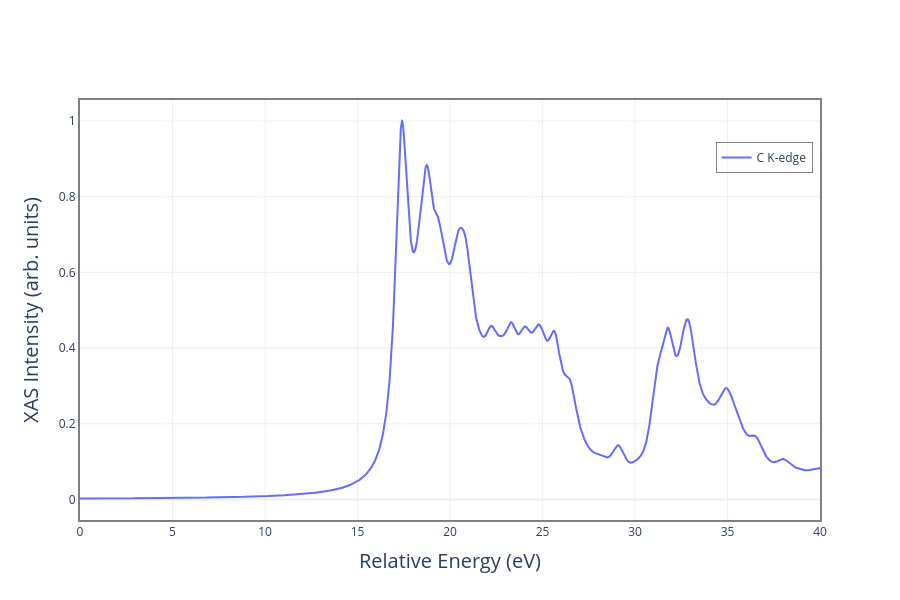

Notebook source saved alongside this figure:
### Code cell
from plotly import graph_objects as go
fig=go.Figure()
fig=results.plot_xas(fig=fig, name='C K-edge')
fig.update_xaxes(range=[0,40])
fig.show()

### Figure 1 — Plotly figure (JSON) as saved in the notebook; plotly's stock layout.template omitted (floating-point values rounded to 4 significant figures; data arrays with more than 128 entries replaced by an {"elided": "..."} marker saying what was removed)
{"data": [{"line": {"width": 2}, "mode": "lines", "name": "C K-edge", "type": "scatter", "x": {"elided": "10001 float values"}, "y": {"elided": "10001 float values"}}], "layout": {"font": {"size": 12}, "height": 600, "hovermode": "x unified", "legend": {"bgcolor": "rgba(255, 255, 255, 0.5)", "bordercolor": "grey", "borderwidth": 1, "x": 0.99, "xanchor": "right", "y": 0.9, "yanchor": "top"}, "showlegend": true, "width": 900, "xaxis": {"linecolor": "grey", "linewidth": 2, "mirror": true, "range": [0, 40], "showline": true, "title": {"font": {"size": 20}, "text": "Relative Energy (eV)"}}, "yaxis": {"linecolor": "grey", "linewidth": 2, "mirror": true, "showline": true, "title": {"font": {"size": 20}, "text": "XAS Intensity (arb. units)"}}}}
